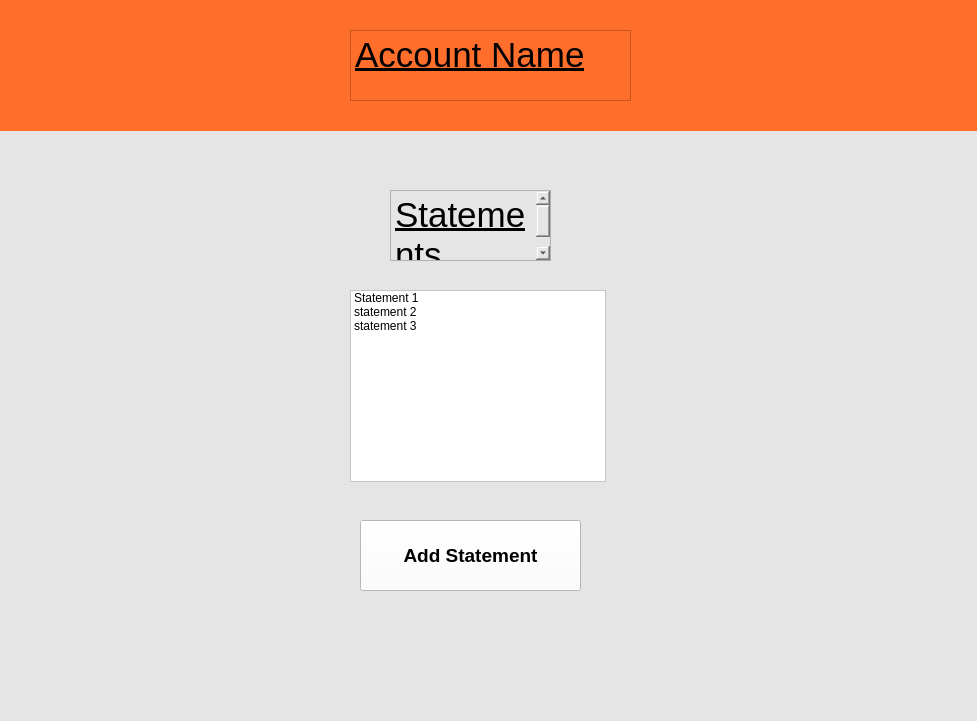
<?xml version="1.0" encoding="UTF-8"?>
<ui version="4.0">
 <class>MainWindow</class>
 <widget class="QMainWindow" name="MainWindow">
  <property name="geometry">
   <rect>
    <x>0</x>
    <y>0</y>
    <width>977</width>
    <height>721</height>
   </rect>
  </property>
  <property name="windowTitle">
   <string>MainWindow</string>
  </property>
  <property name="styleSheet">
   <string notr="true">background-color: rgb(229, 229, 229)</string>
  </property>
  <widget class="QWidget" name="centralwidget">
   <widget class="QWidget" name="widget" native="true">
    <property name="geometry">
     <rect>
      <x>0</x>
      <y>0</y>
      <width>981</width>
      <height>131</height>
     </rect>
    </property>
    <property name="styleSheet">
     <string notr="true">background-color: rgb(255, 110, 43)</string>
    </property>
    <widget class="QTextEdit" name="textEdit">
     <property name="geometry">
      <rect>
       <x>350</x>
       <y>30</y>
       <width>281</width>
       <height>71</height>
      </rect>
     </property>
     <property name="html">
      <string>&lt;!DOCTYPE HTML PUBLIC &quot;-//W3C//DTD HTML 4.0//EN&quot; &quot;http://www.w3.org/TR/REC-html40/strict.dtd&quot;&gt;
&lt;html&gt;&lt;head&gt;&lt;meta name=&quot;qrichtext&quot; content=&quot;1&quot; /&gt;&lt;meta charset=&quot;utf-8&quot; /&gt;&lt;style type=&quot;text/css&quot;&gt;
p, li { white-space: pre-wrap; }
hr { height: 1px; border-width: 0; }
li.unchecked::marker { content: &quot;\2610&quot;; }
li.checked::marker { content: &quot;\2612&quot;; }
&lt;/style&gt;&lt;/head&gt;&lt;body style=&quot; font-family:'Segoe UI'; font-size:9pt; font-weight:400; font-style:normal;&quot;&gt;
&lt;p style=&quot; margin-top:0px; margin-bottom:0px; margin-left:0px; margin-right:0px; -qt-block-indent:0; text-indent:0px;&quot;&gt;&lt;span style=&quot; font-size:26pt; text-decoration: underline;&quot;&gt;Account Name&lt;/span&gt;&lt;/p&gt;&lt;/body&gt;&lt;/html&gt;</string>
     </property>
    </widget>
   </widget>
   <widget class="QPushButton" name="addAccount">
    <property name="geometry">
     <rect>
      <x>360</x>
      <y>520</y>
      <width>221</width>
      <height>71</height>
     </rect>
    </property>
    <property name="font">
     <font>
      <pointsize>14</pointsize>
      <bold>true</bold>
     </font>
    </property>
    <property name="styleSheet">
     <string notr="true">background-color: rgb(255, 255, 255)</string>
    </property>
    <property name="text">
     <string>Add Statement</string>
    </property>
    <property name="iconSize">
     <size>
      <width>19</width>
      <height>19</height>
     </size>
    </property>
   </widget>
   <widget class="QTextEdit" name="textEdit_2">
    <property name="geometry">
     <rect>
      <x>390</x>
      <y>190</y>
      <width>161</width>
      <height>71</height>
     </rect>
    </property>
    <property name="html">
     <string>&lt;!DOCTYPE HTML PUBLIC &quot;-//W3C//DTD HTML 4.0//EN&quot; &quot;http://www.w3.org/TR/REC-html40/strict.dtd&quot;&gt;
&lt;html&gt;&lt;head&gt;&lt;meta name=&quot;qrichtext&quot; content=&quot;1&quot; /&gt;&lt;meta charset=&quot;utf-8&quot; /&gt;&lt;style type=&quot;text/css&quot;&gt;
p, li { white-space: pre-wrap; }
hr { height: 1px; border-width: 0; }
li.unchecked::marker { content: &quot;\2610&quot;; }
li.checked::marker { content: &quot;\2612&quot;; }
&lt;/style&gt;&lt;/head&gt;&lt;body style=&quot; font-family:'Segoe UI'; font-size:9pt; font-weight:400; font-style:normal;&quot;&gt;
&lt;p style=&quot; margin-top:0px; margin-bottom:0px; margin-left:0px; margin-right:0px; -qt-block-indent:0; text-indent:0px;&quot;&gt;&lt;span style=&quot; font-size:26pt; text-decoration: underline;&quot;&gt;Statements&lt;/span&gt;&lt;/p&gt;&lt;/body&gt;&lt;/html&gt;</string>
    </property>
   </widget>
   <widget class="QListWidget" name="listWidget">
    <property name="geometry">
     <rect>
      <x>350</x>
      <y>290</y>
      <width>256</width>
      <height>192</height>
     </rect>
    </property>
    <property name="styleSheet">
     <string notr="true">font: 22pt &quot;Segoe UI&quot;;
background-color: rgb(255, 255, 255)</string>
    </property>
    <item>
     <property name="text">
      <string>Statement 1</string>
     </property>
    </item>
    <item>
     <property name="text">
      <string>statement 2</string>
     </property>
    </item>
    <item>
     <property name="text">
      <string>statement 3</string>
     </property>
    </item>
   </widget>
  </widget>
  <widget class="QMenuBar" name="menubar">
   <property name="geometry">
    <rect>
     <x>0</x>
     <y>0</y>
     <width>977</width>
     <height>22</height>
    </rect>
   </property>
  </widget>
  <widget class="QStatusBar" name="statusbar"/>
 </widget>
 <resources/>
 <connections/>
</ui>
